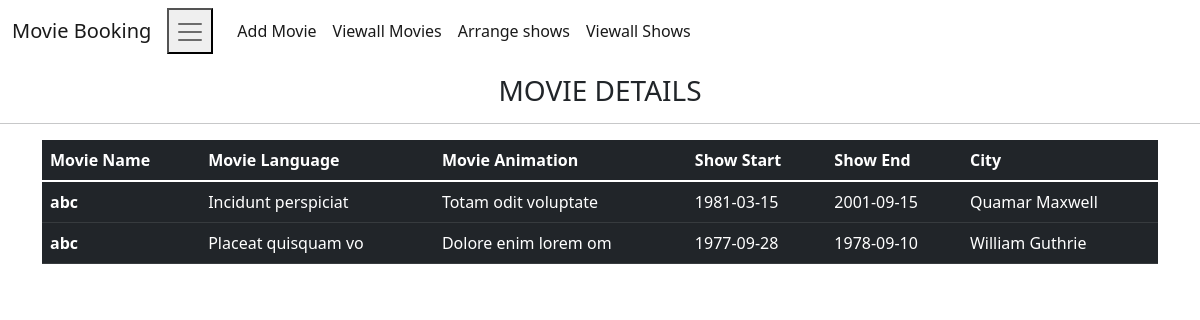
Page /viewallmovies on the committed database.
### tables this page shows
CREATE TABLE PICTURE(
                            MOVIEID INTEGER PRIMARY KEY AUTOINCREMENT,
                            MOVIENAME TEXT,
                            LANGUAGE TEXT,
                            MOVIEANIMATION TEXT,
                            SHOWSTART TEXT,
                             SHOWEND TEXT,
                             CITYNAME TEXT);

### main.py (the view)
@app.route("/viewallmovies")
def viewall():
    cur = conn.cursor()
    cur.execute("SELECT * FROM PICTURE")
    res = cur.fetchall()
    return render_template("viewallmovies.html", cinemas=res)

### templates/viewallmovies.html
{% extends "base.html" %}
{% block content %}
<h3 style="text-align: center; margin-top: 1%;">MOVIE DETAILS</h3>
<hr>
    <div class="container">
        <div class="row">
            <div class="col col-12 col-sm-12 col-md-12 col-lg-12 col-xl-12 col-xxl-12">
                <table class="table table-dark">
                    <thead>
                    <tr>
                        <th scope="col">Movie Name</th>
                        <th scope="col">Movie Language</th>
                        <th scope="col">Movie Animation</th>
                        <th scope="col">Show Start</th>
                        <th scope="col">Show End</th>
                        <th scope="col">City</th>
                    </tr>
                    </thead>
                    <tbody>
                    {% for i in cinemas %}
                    <tr>
                        <th scope="row">{{ i[1] }}</th>
                        <td>{{ i[2] }}</td>
                        <td>{{ i[3] }}</td>
                        <td>{{ i[4] }}</td>
                        <td>{{ i[5] }}</td>
                        <td>{{ i[6] }}</td>
                    </tr>
                    {% endfor %}
                    </tbody>
                </table>
            </div>
        </div>
    </div>
{% endblock %}

### rows in the picture
PICTURE: MOVIENAME "abc", LANGUAGE "Incidunt perspiciat", MOVIEANIMATION "Totam odit voluptate", SHOWSTART "1981-03-15", SHOWEND "2001-09-15", CITYNAME "Quamar Maxwell"
PICTURE: MOVIENAME "abc", LANGUAGE "Placeat quisquam vo", MOVIEANIMATION "Dolore enim lorem om", SHOWSTART "1977-09-28", SHOWEND "1978-09-10", CITYNAME "William Guthrie"
